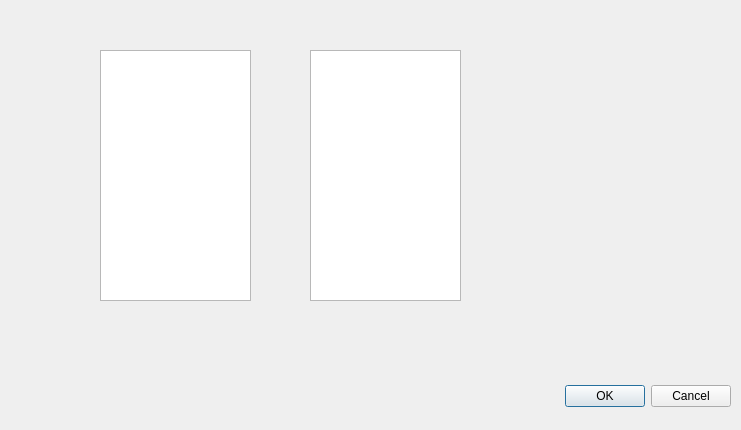
<?xml version="1.0" encoding="UTF-8"?>
<ui version="4.0">
 <class>list</class>
 <widget class="QDialog" name="list">
  <property name="geometry">
   <rect>
    <x>0</x>
    <y>0</y>
    <width>741</width>
    <height>430</height>
   </rect>
  </property>
  <property name="windowTitle">
   <string>Dialog</string>
  </property>
  <widget class="QDialogButtonBox" name="buttonBox">
   <property name="geometry">
    <rect>
     <x>390</x>
     <y>380</y>
     <width>341</width>
     <height>32</height>
    </rect>
   </property>
   <property name="orientation">
    <enum>Qt::Horizontal</enum>
   </property>
   <property name="standardButtons">
    <set>QDialogButtonBox::Cancel|QDialogButtonBox::Ok</set>
   </property>
  </widget>
  <widget class="QTextEdit" name="list_2">
   <property name="geometry">
    <rect>
     <x>100</x>
     <y>50</y>
     <width>151</width>
     <height>251</height>
    </rect>
   </property>
  </widget>
  <widget class="QTextEdit" name="actors_list">
   <property name="geometry">
    <rect>
     <x>310</x>
     <y>50</y>
     <width>151</width>
     <height>251</height>
    </rect>
   </property>
  </widget>
 </widget>
 <resources/>
 <connections>
  <connection>
   <sender>buttonBox</sender>
   <signal>accepted()</signal>
   <receiver>list</receiver>
   <slot>accept()</slot>
   <hints>
    <hint type="sourcelabel">
     <x>248</x>
     <y>254</y>
    </hint>
    <hint type="destinationlabel">
     <x>157</x>
     <y>274</y>
    </hint>
   </hints>
  </connection>
  <connection>
   <sender>buttonBox</sender>
   <signal>rejected()</signal>
   <receiver>list</receiver>
   <slot>reject()</slot>
   <hints>
    <hint type="sourcelabel">
     <x>316</x>
     <y>260</y>
    </hint>
    <hint type="destinationlabel">
     <x>286</x>
     <y>274</y>
    </hint>
   </hints>
  </connection>
 </connections>
</ui>
